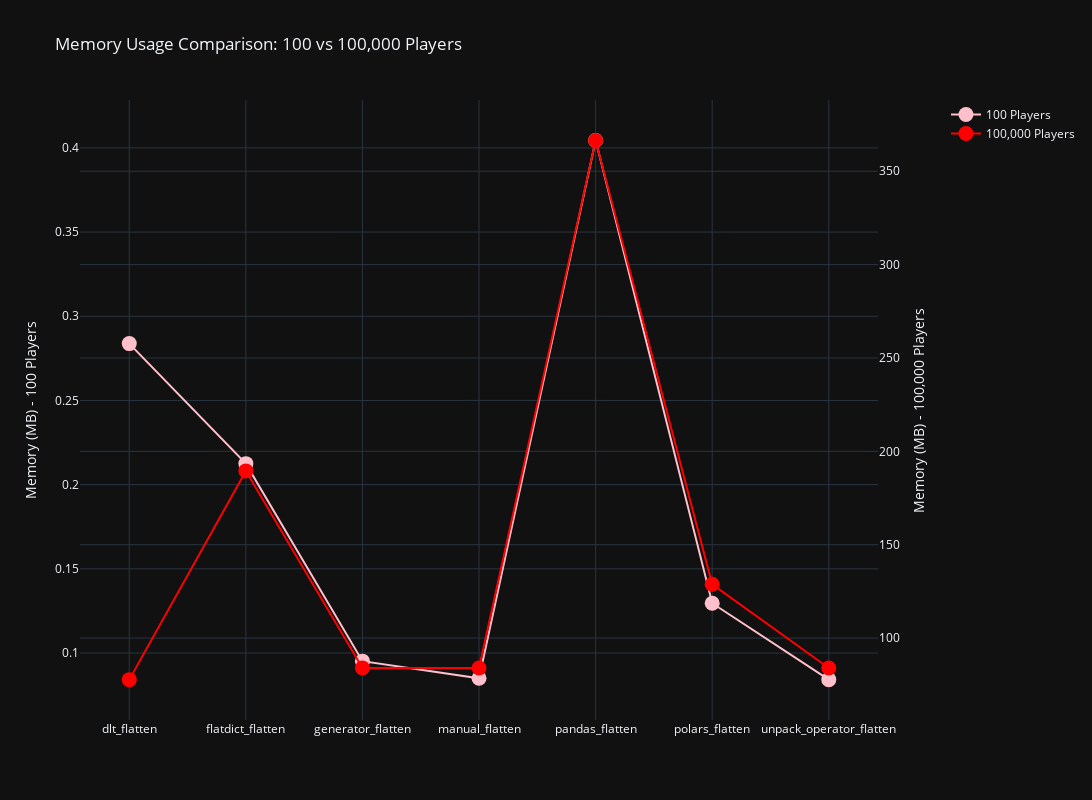

This figure's notebook cell:
### Code cell
import plotly.graph_objects as go
from plotly.subplots import make_subplots

# Filter data for the two player counts
df_100 = df[df['num_players'] == 100].copy()

# Sort both dataframes by the same order (e.g., by function name)
df_100 = df_100.sort_values('function')
df_max_players = df_max_players.sort_values('function')

# Create figure with secondary y-axis
fig = make_subplots(specs=[[{"secondary_y": True}]])


# Create figure with secondary y-axis
fig = make_subplots(specs=[[{"secondary_y": True}]])

# Add traces for 100 players (left y-axis)
fig.add_trace(
    go.Scatter(
        x=df_100['function'],
        y=df_100['memory_in_mb'],
        name="100 Players",
        mode='lines+markers',
        marker=dict(size=15),
        line=dict(width=2, color='pink')
    ),
    secondary_y=False,
)

# Add traces for 100,000 players (right y-axis)
fig.add_trace(
    go.Scatter(
        x=df_max_players['function'],
        y=df_max_players['memory_in_mb'],
        name="100,000 Players",
        mode='lines+markers',
        marker=dict(size=15),
        line=dict(width=2, color='red')
    ),
    secondary_y=True,
)

# Update layout
fig.update_layout(
    title_text="Memory Usage Comparison: 100 vs 100,000 Players",
    template=template,
    height=height,
    width=width
)

# Set y-axes titles
fig.update_yaxes(title_text="Memory (MB) - 100 Players", secondary_y=False)
fig.update_yaxes(title_text="Memory (MB) - 100,000 Players", secondary_y=True)

fig.show()

### Figure 1 — Plotly figure (JSON) as saved in the notebook; plotly's stock layout.template omitted (floating-point values rounded to 4 significant figures)
{"data": [{"line": {"color": "pink", "width": 2}, "marker": {"size": 15}, "mode": "lines+markers", "name": "100 Players", "type": "scatter", "x": ["dlt_flatten", "flatdict_flatten", "generator_flatten", "manual_flatten", "pandas_flatten", "polars_flatten", "unpack_operator_flatten"], "xaxis": "x", "y": [0.2838, 0.2125, 0.09517, 0.085, 0.4045, 0.1296, 0.0842], "yaxis": "y"}, {"line": {"color": "red", "width": 2}, "marker": {"size": 15}, "mode": "lines+markers", "name": "100,000 Players", "type": "scatter", "x": ["dlt_flatten", "flatdict_flatten", "generator_flatten", "manual_flatten", "pandas_flatten", "polars_flatten", "unpack_operator_flatten"], "xaxis": "x", "y": [77.74, 189.5, 84.01, 84.0, 366.5, 128.8, 84.0], "yaxis": "y2"}], "layout": {"height": 800, "title": {"text": "Memory Usage Comparison: 100 vs 100,000 Players"}, "width": 1200, "xaxis": {"anchor": "y", "domain": [0, 0.94]}, "yaxis": {"anchor": "x", "domain": [0, 1], "title": {"text": "Memory (MB) - 100 Players"}}, "yaxis2": {"anchor": "x", "overlaying": "y", "side": "right", "title": {"text": "Memory (MB) - 100,000 Players"}}}}
